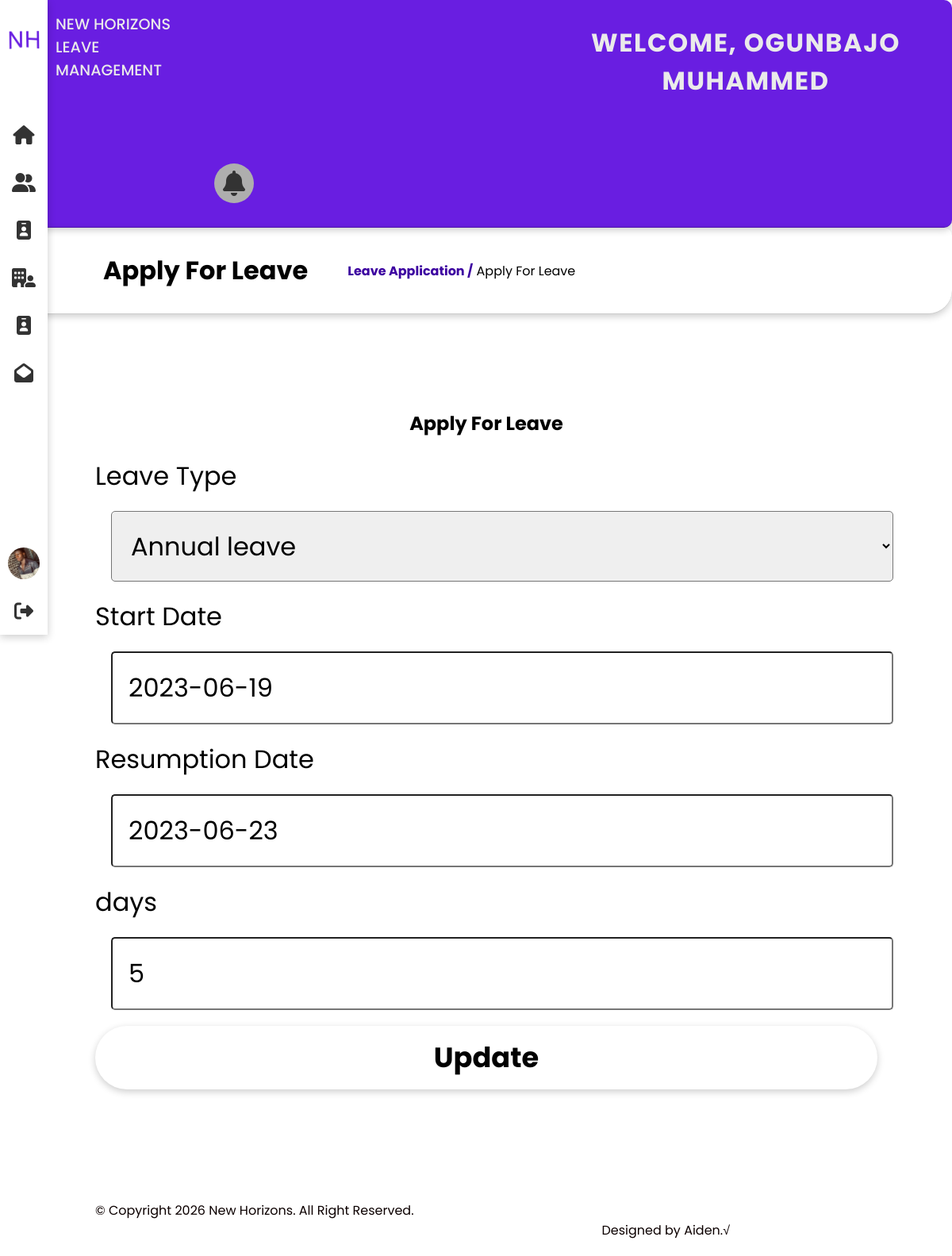
The page /apply.php?id=1 (signed in) on the database its author committed.
### tables this page shows
CREATE TABLE IF NOT EXISTS `leave` (
  `id` int NOT NULL AUTO_INCREMENT,
  `employee_name` varchar(250) NOT NULL,
  `employee_id` int NOT NULL,
  `department_id` int NOT NULL,
  `leave_id` int NOT NULL,
  `start_date` varchar(10) NOT NULL,
  `end_date` varchar(10) NOT NULL,
  `off_days` varchar(40) NOT NULL,
  `date_applied` date NOT NULL,
  `status` varchar(250) NOT NULL,
  PRIMARY KEY (`id`)
);

### apply.php (the view, shortened to what this page needs)
<!DOCTYPE html>
<html lang="en">
<head>
    <?php
        include('head.php');
        $id='';
        $leave_id = '';
        $sdate = '';
        $edate = '';
        $days = '';
        if(isset($_GET['id'])){
            $id = mysqli_real_escape_string($dbconnection,$_GET['id']);
            $runquery = " select * from `leave` where id = '$id' ";
            $result = mysqli_query($dbconnection,$runquery);
            $row = mysqli_fetch_assoc($result);
            $leave_id = $row['leave_id'];
            $sdate = $row['start_date'];
            $edate = $row['end_date'];
            $days = $row['off_days'];
        }
    ?>
    <link href="https://cdn.jsdelivr.net/npm/vanillajs-datepicker@1.2.0/dist/css/datepicker.min.css" rel="stylesheet"/>
</head>
<body>
    <div class="container">
        <?php include ('menu.php'); ?>
        <div class="topbar grid cols-1 lg-cols-2 lg-cols-3">
        <?php
            include('logo_text.php');
        ?>
        </div>
        <div class="focus">
                <h1> Apply For Leave </h1> <span> <a class="link" href="leave_app.php">Leave Application /</a> Apply For Leave </span>
        </div>
        <?php
            $query = "select * from leave_type";
            $res = mysqli_query($dbconnection,$query);
        ?>
        <section class="container-fluid" id="site-main">
            <div class="request">
                <div align="center">
                    <h1>Apply For Leave</h1>
                </div>
                <br>
                <div>
                    <form action="apply_result.php?id=<?php echo "$id"; ?>" method="post">
                        <label for="leave">Leave Type</label>
                        <select class="input" name="leave" id="leave" required>
                            <?php
                            while ($row = mysqli_fetch_assoc($res))
                            {
                                if($leave_id== $row['id']){
                                    echo "<option selected='selected' value=". $row['id'] .">". $row['name'] . " </option>";
                                }
                                else{
                            ?>
                            <option value="<?php echo $row['id'] ?>"><?php echo $row['name'] ?></option>
                            <?php
                                    }
                                }
                            ?>
                        </select>
                        <label for="leave_from">Start Date</label>
                        <input class="input" type="text" id="sdate" name="sdate" value="<?php echo "$sdate"; ?>" placeholder="mm/dd/yyyy"  required>
                        <label for="leave_to">Resumption Date</label>
                        <input class="input" type="text" id="edate" name="edate" value="<?php echo $edate; ?>" onmouseenter="getdays()" placeholder="mm/dd/yyyy" required>
                        <label for="days">days</label>
                        <input class="input" type="text" name="days" id="days" placeholder="leave days" onmouseenter="getdays()" value="<?php echo $days; ?>" required readonly>
                        <br>
                        <?php
                            if($id>0){
                                echo '<input type="submit" class="w-100 text-lg btn btn-primary btn-shadow" name="update" id="update" value="Update" onmouseenter="getdays()">';
                            }
                            else{
                        ?>
                        <input type="submit" class="w-100 text-lg btn btn-primary btn-shadow" name="submit" id="submit" value="Submit" onmouseenter="getdays()">
                        <?php
                            }
                        ?>
                    </form>
                </div>
            </div>
        </section>
    </div>
    <div class="foot">
        <?php include('footer.php') ?>
    </div>
</body>
</html>

### css/style.css (style rules this page uses)
:root { --text-dark: #000; --text-light: aliceblue; --bg-blue: rgb(249,243,255); --bg-red: rgb(254,247,252); --bg-yellow: rgb(255,255,246); --bg-prple: rgb(246,255,255); --box-shadow: 0px 3px 10px rgba(0, 0, 0, 0.2); --font-poppins: 'Poppins','san-serif'; --bg-gradient: linear-gradient(to right, #ff512f, #dd2476); --bg-gradient-indigo: linear-gradient(to right, #8e2de2, #4a00e0); --bg-gradient-peach: linear-gradient(to right, #fff7f3, #fff7f3); --bg-cover:url('./assets/cryptobc.jpg'); }
* { margin: 0; padding: 0; box-sizing: border-box ; font-family: var(--font-poppins); }
* > * { box-sizing: border-box; padding: 0; margin: 0; }
a { text-decoration: none; }
a { text-decoration: none; color: #3c00a0; }
.text-lg { font-size: 2.2em; line-height: 3rem; }
.container { width: 100%; }
.container-fluid { width: 95%; }
.link { color:#3c00a0; font-weight: bold; }
.btn { border: none; background-color: transparent; cursor:pointer; }
.btn-primary { padding: 1rem; border-radius: 50px; font-family: var(--font-poppins); font-weight: bold; }
.btn-shadow { box-shadow: var(--box-shadow); }
.grid { display: grid; }
.cols-1 { grid-template-columns: repeat(1, minmax(0, 1fr)); }
.w-100 { width:100%; }
@media (min-width:640px) { #site-main { margin-left: 100px; } }
@media (min-width:640px) { #site-main .request { margin: 50px; padding: 20px; margin: 100px !important; } }
@media (min-width:1024px) { .lg-cols-2 { grid-template-columns: repeat(2, minmax(0, 1fr)); } }
.topbar { border-radius: 10px; border-bottom: 1px solid rgba(0, 0, 0, 0.2); box-shadow: 0px 3px 10px rgba(0, 0, 0, 0.2); grid-gap: 20px; background-color: #691ee1; color: #eaeaea; }
.focus { padding: 30px; margin-left: 0px; display: flex; align-items: center; gap: 50px; border-radius: 10px; border-bottom-right-radius: 30px; border-bottom: 1px solid rgba(0, 0, 0, 0.2); box-shadow: 0px 3px 10px rgba(0, 0, 0, 0.2); }
.focus h1 { margin-left: 100px; }
#site-main { margin-left: 0px; }
#site-main .request { margin: 50px; padding: 20px; width: 90%; }
.foot { margin-left: 100px; padding: 20px; width: 70%; grid-gap: 30px; color: #0c0000; position: absolute; z-index: -1; }
.input { width: 100%; font-size: 2em; border-radius: 5px; padding: 20px; margin: 20px; }
label { font-size: 2em; }

### css/login.css (style rules this page uses)
* { margin: 0; padding: 0; box-sizing: border-box; font-family: 'Poppins', sans-serif; }
a { text-decoration: none; }

### rows shown on the page
leave: sdate "2023-06-19", edate "2023-06-23", days "5"

### other values the page prints
$_SESSION['USERNAME'] "OGUNBAJO MUHAMMED"
form field leave "Annual leave"
